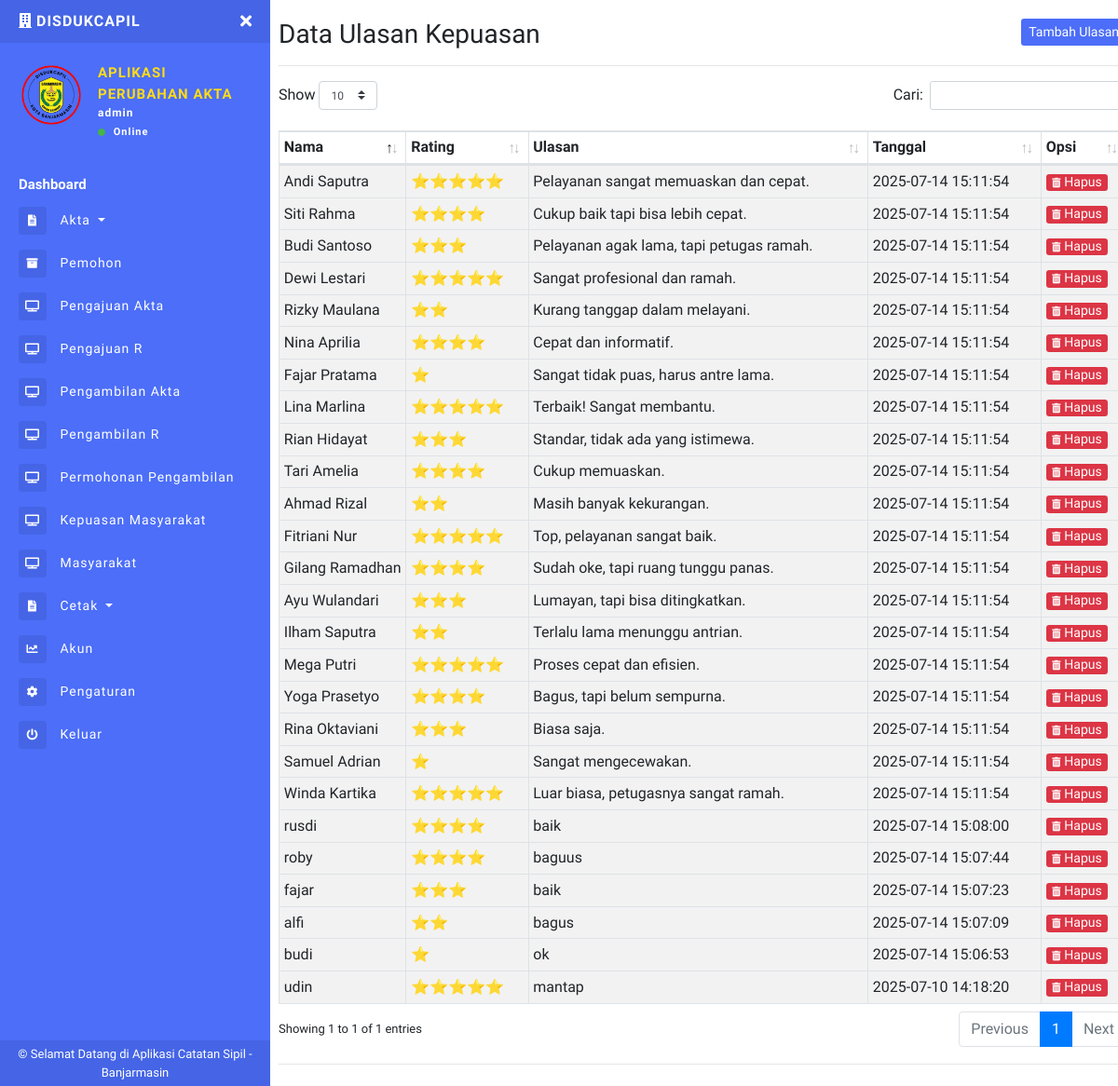
Screenshot of /kepuasan.php (signed in) with the database file from the repository.
### tables this page shows
CREATE TABLE `users` (
  `id_user` int(11) NOT NULL,
  `nik` varchar(16) NOT NULL,
  `no_kk` varchar(16) NOT NULL,
  `nama_lengkap` varchar(100) NOT NULL,
  `jk` enum('L','P') NOT NULL,
  `tempat_lahir` varchar(50) DEFAULT NULL,
  `tanggal_lahir` date DEFAULT NULL,
  `alamat` text DEFAULT NULL,
  `no_wa` varchar(15) DEFAULT NULL,
  `email` varchar(100) DEFAULT NULL,
  `password` varchar(255) NOT NULL,
  `role` varchar(255) NOT NULL,
  `logo` varchar(255) NOT NULL
);

CREATE TABLE `kepuasan_pelayanan` (
  `id_kp` int(11) NOT NULL,
  `nama_masyarakat` varchar(255) NOT NULL,
  `rating` int(255) NOT NULL,
  `ulasan` text NOT NULL,
  `tanggal` timestamp NOT NULL DEFAULT current_timestamp()
);

### kepuasan.php (the view, shortened to what this page needs)
<?php
include 'sidebar.php';
?>
<h1 class="h3 mb-0">
    Data Ulasan Kepuasan
    <button class="btn btn-primary btn-sm border-0 float-right" type="button" data-toggle="modal" data-target="#kepuasanModal">Tambah Ulasan</button>
</h1>
<hr>
<table class="table table-striped table-sm table-bordered dt-responsive nowrap" id="table" width="100%">
    <thead>
        <tr>
            <th>Nama</th>
            <th>Rating</th>
            <th>Ulasan</th>
            <th>Tanggal</th>
            <th>Opsi</th>
        </tr>
    </thead>
    <tbody>
        <?php
        $data = mysqli_query($conn, "SELECT * FROM kepuasan_pelayanan ORDER BY tanggal DESC");
        while ($d = mysqli_fetch_array($data)) {
        ?>
            <tr>
                <td><?= htmlspecialchars($d['nama_masyarakat']) ?></td>
                <td><?= str_repeat('⭐', $d['rating']); ?></td>
                <td><?= htmlspecialchars($d['ulasan']) ?></td>
                <td><?= $d['tanggal'] ?></td>
                <td>
                    <a class="btn btn-danger btn-xs" href="?hapus=<?php echo $d['id_kp']; ?>" onclick="return confirm('Yakin ingin menghapus?')">
                        <i class=" fas fa-trash-alt fa-xs mr-1"></i>Hapus</a>
                </td>
            </tr>
    </tbody>
<?php } ?>
</table>
<hr>
<?php include 'footer.php'; ?>

### sidebar.php (shortened to what this page needs)
<?php
include "config.php";
$uid = $_SESSION['id_user'];
$DataLogin = mysqli_fetch_array(mysqli_query($conn, "SELECT * FROM users WHERE id_user='$uid'"));
$role = $DataLogin['role'];
$logo = $DataLogin['logo'];
$data_level = $_SESSION["role"];
?>
<!DOCTYPE html>
<html>
<head>
  <link rel="stylesheet" href="https://maxcdn.bootstrapcdn.com/bootstrap/4.0.0/css/bootstrap.min.css">
  <link href="assets/css/style.css" rel="stylesheet">
  <link href="https://use.fontawesome.com/releases/v5.0.6/css/all.css" rel="stylesheet">
  <link href="assets/vendor/datatables/dataTables.bootstrap4.min.css" rel="stylesheet">
  <link href="assets/vendor/datatables/responsive.bootstrap4.min.css" rel="stylesheet">
</head>
<body>
  <div class="page-wrapper chiller-theme toggled">
    <nav id="sidebar" class="sidebar-wrapper" style="width: 290px">
      <div class="sidebar-content">
        <div class="sidebar-brand">
          <a href="riwayat.php"><i class="fas fa-building mr-1"></i><?php echo $toko ?>DISDUKCAPIL</a>
          <div id="close-sidebar">
            <i class="fas fa-times"></i>
          </div>
        </div>
        <div class="sidebar-header">
          <div class="user-pic" style="height:70px;width:70px;">
            <img class="img-responsive img-rounded" src="assets/images/<?php echo $logo ?>"
              alt="User picture">
          </div>
          <div class="user-info">
            <span class="user-name">APLIKASI
            </span>
            <span class="user-name">PERUBAHAN AKTA
            </span>
            <span class="user-role"><?php echo $role ?></span>
            <span class="user-status">
              <i class="fa fa-circle"></i>
              <span>Online</span>
            </span>
          </div>
        </div>
        <?php
        if ($data_level == "admin") {
        ?>
          <div class="sidebar-menu">
            <ul>
              <li class="header-menu">
                <span>Dashboard</span>
              </li>
              <li>
                <a href="#aktaDropdown" data-toggle="collapse" aria-expanded="false" class="dropdown-toggle">
                  <i class="fas fa-file-alt"></i>
                  <span>Akta</span>
                </a>
              </li>
              <li>
                <a href="pemohon.php">
                  <i class="fas fa-archive"></i>
                  <span>Pemohon</span>
                </a>
              </li>
              <li>
                <a href="pengajuan_akta.php">
                  <i class="fas fa-tv"></i>
                  <span>Pengajuan Akta</span>
                </a>
              </li>
              <li>
                <a href="r_pengajuan.php">
                  <i class="fas fa-tv"></i>
                  <span>Pengajuan R</span>
                </a>
              </li>
              <li>
                <a href="pengambilan_akta.php">
                  <i class="fas fa-tv"></i>
                  <span>Pengambilan Akta</span>
                </a>
              </li>
              <li>
                <a href="r_pengambilan.php">
                  <i class="fas fa-tv"></i>
                  <span>Pengambilan R</span>
                </a>
              </li>
              <li>
                <a href="riwayat.php">
                  <i class="fas fa-tv"></i>
                  <span>Permohonan Pengambilan</span>
                </a>
              </li>
              <li>
                <a href="kepuasan.php">
                  <i class="fas fa-tv"></i>
                  <span>Kepuasan Masyarakat</span>
                </a>
              </li>
              <li>
                <a href="masyarakat.php">
                  <i class="fas fa-tv"></i>
                  <span>Masyarakat</span>
                </a>
              </li>
              <li>
                <a href="#reportsDropdown" data-toggle="collapse" aria-expanded="false" class="dropdown-toggle">
                  <i class="fas fa-file-alt"></i>
                  <span>Cetak</span>
                </a>
              </li>
              <li>
                <a href="akuns.php">
                  <i class="fa fa-chart-line"></i>
                  <span>Akun</span>
                </a>
              </li>
              <li>
                <a href="pengaturan.php">
                  <i class="fa fa-cog"></i>
                  <span>Pengaturan</span>
                </a>
              </li>
              <li>
                <a href="#Exit" data-toggle="modal">
                  <i class="fa fa-power-off"></i>
                  <span>Keluar</span>
                </a>
              </li>
            </ul>
          </div>
        <?php
        }
        ?>
      </div>
      <div class="sidebar-footer" style="background-color :#4565e6;">
        © Selamat Datang di Aplikasi Catatan Sipil - Banjarmasin
      </div>
    </nav>
    <main class="page-content ml-4">
      <div class="container-fluid">
        <div class="d-block d-sm-block d-md-none d-lg-none py-2"></div>

### rows the page displays
users: logo (picture), role "admin"
kepuasan_pelayanan: nama_masyarakat "Andi Saputra", rating "⭐⭐⭐⭐⭐", ulasan "Pelayanan sangat memuaskan dan cepat.", tanggal "2025-07-14 15:11:54"
kepuasan_pelayanan: nama_masyarakat "Siti Rahma", rating "⭐⭐⭐⭐", ulasan "Cukup baik tapi bisa lebih cepat.", tanggal "2025-07-14 15:11:54"
kepuasan_pelayanan: nama_masyarakat "Budi Santoso", rating "⭐⭐⭐", ulasan "Pelayanan agak lama, tapi petugas ramah.", tanggal "2025-07-14 15:11:54"
kepuasan_pelayanan: nama_masyarakat "Dewi Lestari", rating "⭐⭐⭐⭐⭐", ulasan "Sangat profesional dan ramah.", tanggal "2025-07-14 15:11:54"
kepuasan_pelayanan: nama_masyarakat "Rizky Maulana", rating "⭐⭐", ulasan "Kurang tanggap dalam melayani.", tanggal "2025-07-14 15:11:54"
kepuasan_pelayanan: nama_masyarakat "Nina Aprilia", rating "⭐⭐⭐⭐", ulasan "Cepat dan informatif.", tanggal "2025-07-14 15:11:54"
kepuasan_pelayanan: nama_masyarakat "Fajar Pratama", rating "⭐", ulasan "Sangat tidak puas, harus antre lama.", tanggal "2025-07-14 15:11:54"
kepuasan_pelayanan: nama_masyarakat "Lina Marlina", rating "⭐⭐⭐⭐⭐", ulasan "Terbaik! Sangat membantu.", tanggal "2025-07-14 15:11:54"
kepuasan_pelayanan: nama_masyarakat "Rian Hidayat", rating "⭐⭐⭐", ulasan "Standar, tidak ada yang istimewa.", tanggal "2025-07-14 15:11:54"
kepuasan_pelayanan: nama_masyarakat "Tari Amelia", rating "⭐⭐⭐⭐", ulasan "Cukup memuaskan.", tanggal "2025-07-14 15:11:54"
kepuasan_pelayanan: nama_masyarakat "Ahmad Rizal", rating "⭐⭐", ulasan "Masih banyak kekurangan.", tanggal "2025-07-14 15:11:54"
kepuasan_pelayanan: nama_masyarakat "Fitriani Nur", rating "⭐⭐⭐⭐⭐", ulasan "Top, pelayanan sangat baik.", tanggal "2025-07-14 15:11:54"
kepuasan_pelayanan: nama_masyarakat "Gilang Ramadhan", rating "⭐⭐⭐⭐", ulasan "Sudah oke, tapi ruang tunggu panas.", tanggal "2025-07-14 15:11:54"
kepuasan_pelayanan: nama_masyarakat "Ayu Wulandari", rating "⭐⭐⭐", ulasan "Lumayan, tapi bisa ditingkatkan.", tanggal "2025-07-14 15:11:54"
kepuasan_pelayanan: nama_masyarakat "Ilham Saputra", rating "⭐⭐", ulasan "Terlalu lama menunggu antrian.", tanggal "2025-07-14 15:11:54"
kepuasan_pelayanan: nama_masyarakat "Mega Putri", rating "⭐⭐⭐⭐⭐", ulasan "Proses cepat dan efisien.", tanggal "2025-07-14 15:11:54"
kepuasan_pelayanan: nama_masyarakat "Yoga Prasetyo", rating "⭐⭐⭐⭐", ulasan "Bagus, tapi belum sempurna.", tanggal "2025-07-14 15:11:54"
kepuasan_pelayanan: nama_masyarakat "Rina Oktaviani", rating "⭐⭐⭐", ulasan "Biasa saja.", tanggal "2025-07-14 15:11:54"
kepuasan_pelayanan: nama_masyarakat "Samuel Adrian", rating "⭐", ulasan "Sangat mengecewakan.", tanggal "2025-07-14 15:11:54"
kepuasan_pelayanan: nama_masyarakat "Winda Kartika", rating "⭐⭐⭐⭐⭐", ulasan "Luar biasa, petugasnya sangat ramah.", tanggal "2025-07-14 15:11:54"
kepuasan_pelayanan: nama_masyarakat "rusdi", rating "⭐⭐⭐⭐", ulasan "baik", tanggal "2025-07-14 15:08:00"
kepuasan_pelayanan: nama_masyarakat "roby", rating "⭐⭐⭐⭐", ulasan "baguus", tanggal "2025-07-14 15:07:44"
kepuasan_pelayanan: nama_masyarakat "fajar", rating "⭐⭐⭐", ulasan "baik", tanggal "2025-07-14 15:07:23"
kepuasan_pelayanan: nama_masyarakat "alfi", rating "⭐⭐", ulasan "bagus", tanggal "2025-07-14 15:07:09"
kepuasan_pelayanan: nama_masyarakat "budi", rating "⭐", ulasan "ok", tanggal "2025-07-14 15:06:53"
kepuasan_pelayanan: nama_masyarakat "udin", rating "⭐⭐⭐⭐⭐", ulasan "mantap", tanggal "2025-07-10 14:18:20"
